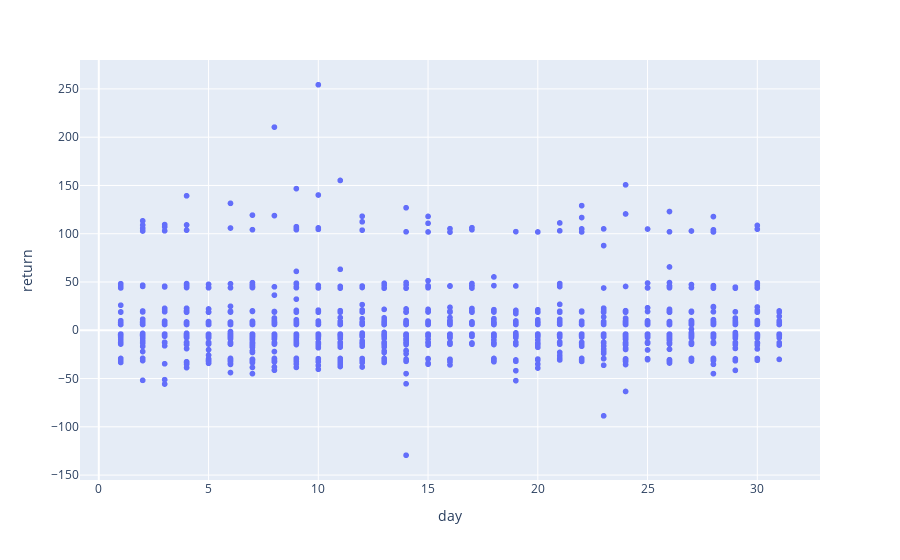

The notebook cell saved with this chart:
### Code cell
px.scatter(trades, x = 'day', y = 'return')

### Figure 1 — Plotly figure (JSON) as saved in the notebook; plotly's stock layout.template omitted (floating-point values rounded to 4 significant figures; data arrays with more than 128 entries replaced by an {"elided": "..."} marker saying what was removed)
{"data": [{"hovertemplate": "day=%{x}<br>return=%{y}<extra></extra>", "legendgroup": "", "marker": {"color": "#636efa", "symbol": "circle"}, "mode": "markers", "name": "", "showlegend": false, "type": "scattergl", "x": {"elided": "2388 int values"}, "xaxis": "x", "y": {"elided": "2388 float values"}, "yaxis": "y"}], "layout": {"legend": {"tracegroupgap": 0}, "margin": {"t": 60}, "xaxis": {"anchor": "y", "domain": [0, 1], "title": {"text": "day"}}, "yaxis": {"anchor": "x", "domain": [0, 1], "title": {"text": "return"}}}}
